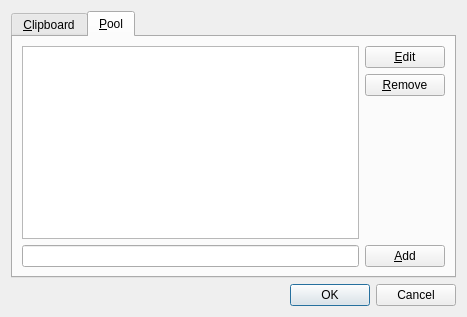
<?xml version="1.0" encoding="UTF-8"?>
<ui version="4.0">
 <class>SettingsDialog</class>
 <widget class="QDialog" name="SettingsDialog">
  <property name="geometry">
   <rect>
    <x>0</x>
    <y>0</y>
    <width>467</width>
    <height>317</height>
   </rect>
  </property>
  <property name="windowTitle">
   <string>Dialog</string>
  </property>
  <layout class="QVBoxLayout" name="verticalLayout">
   <item>
    <widget class="QTabWidget" name="tabWidget">
     <property name="currentIndex">
      <number>1</number>
     </property>
     <widget class="QWidget" name="tab">
      <attribute name="title">
       <string>&amp;Clipboard</string>
      </attribute>
      <layout class="QFormLayout" name="formLayout">
       <property name="fieldGrowthPolicy">
        <enum>QFormLayout::AllNonFixedFieldsGrow</enum>
       </property>
       <item row="0" column="0">
        <widget class="QLabel" name="historyLabel">
         <property name="text">
          <string>How many records keep in history</string>
         </property>
        </widget>
       </item>
       <item row="0" column="1">
        <widget class="QSpinBox" name="historySpinBox"/>
       </item>
      </layout>
     </widget>
     <widget class="QWidget" name="tab_2">
      <attribute name="title">
       <string>&amp;Pool</string>
      </attribute>
      <layout class="QVBoxLayout" name="verticalLayout_3">
       <item>
        <layout class="QHBoxLayout" name="horizontalLayout">
         <item>
          <widget class="QListWidget" name="nodeListWidget"/>
         </item>
         <item>
          <layout class="QVBoxLayout" name="verticalLayout_2">
           <item>
            <widget class="QPushButton" name="nodeEditButton">
             <property name="text">
              <string>&amp;Edit</string>
             </property>
            </widget>
           </item>
           <item>
            <widget class="QPushButton" name="nodeRemoveButton">
             <property name="text">
              <string>&amp;Remove</string>
             </property>
            </widget>
           </item>
           <item>
            <spacer name="verticalSpacer">
             <property name="orientation">
              <enum>Qt::Vertical</enum>
             </property>
             <property name="sizeHint" stdset="0">
              <size>
               <width>20</width>
               <height>40</height>
              </size>
             </property>
            </spacer>
           </item>
          </layout>
         </item>
        </layout>
       </item>
       <item>
        <layout class="QHBoxLayout" name="horizontalLayout_2">
         <item>
          <widget class="QLineEdit" name="nodeLineEdit"/>
         </item>
         <item>
          <widget class="QPushButton" name="nodeAddButton">
           <property name="text">
            <string>&amp;Add</string>
           </property>
          </widget>
         </item>
        </layout>
       </item>
      </layout>
     </widget>
    </widget>
   </item>
   <item>
    <widget class="QDialogButtonBox" name="buttonBox">
     <property name="orientation">
      <enum>Qt::Horizontal</enum>
     </property>
     <property name="standardButtons">
      <set>QDialogButtonBox::Cancel|QDialogButtonBox::Ok</set>
     </property>
    </widget>
   </item>
  </layout>
 </widget>
 <resources/>
 <connections>
  <connection>
   <sender>buttonBox</sender>
   <signal>accepted()</signal>
   <receiver>SettingsDialog</receiver>
   <slot>accept()</slot>
   <hints>
    <hint type="sourcelabel">
     <x>248</x>
     <y>254</y>
    </hint>
    <hint type="destinationlabel">
     <x>157</x>
     <y>274</y>
    </hint>
   </hints>
  </connection>
  <connection>
   <sender>buttonBox</sender>
   <signal>rejected()</signal>
   <receiver>SettingsDialog</receiver>
   <slot>reject()</slot>
   <hints>
    <hint type="sourcelabel">
     <x>316</x>
     <y>260</y>
    </hint>
    <hint type="destinationlabel">
     <x>286</x>
     <y>274</y>
    </hint>
   </hints>
  </connection>
 </connections>
</ui>
